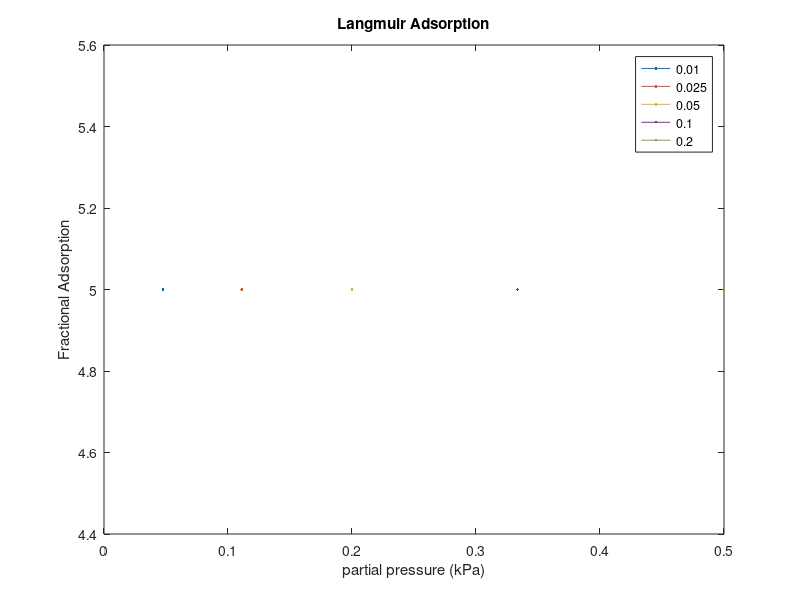

MATLAB code for this plot:
%This is a script for Langmuir Adsorption 
%01/03/19, Thur, problem 2 

%preamble 
clear all; close all; clc; 

%lower boundary for partial pressure 
lower=input('input lower boundary') ;

%upper boundary for partial pressure 
upper=input('input upper boundary');

%input increment for partial pressure 
incr=input('input increment');

%value of partial pressure of species A 
P=lower:incr : upper; 

%value of constant K_a
k=[0.01,0.025,0.05,0.1,0.2];

%for loop for constant k 
for idx= 1:length(k)

%for loop for partial pressure Pa to calculate 
%theta
for i=1:length(P)
    theta(i)= (k(idx)*P(i))/(1+k(idx)*P(i));
end %end theta loop
%plot tbeta loop
plot(theta,P)
hold all; %keep all lines on the same plot

%end k constant loop 
end

%format the plot 
title('Langmuir Adsorption')
xlabel('partial pressure (kPa)')
ylabel('Fractional Adsorption')
legend('0.01','0.025','0.05','0.1','0.2')

